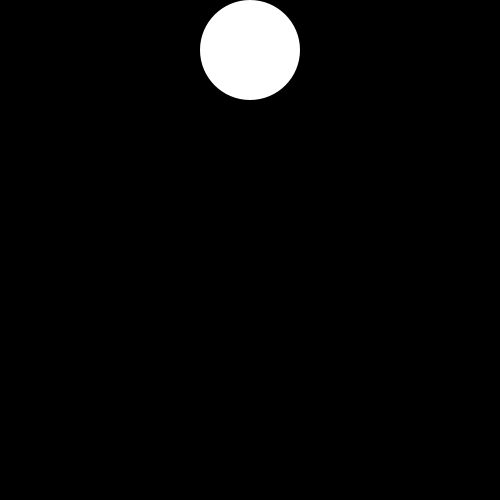
Frame 1 (no input)
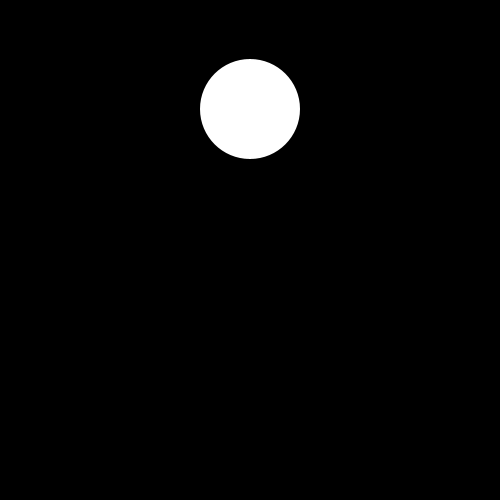
Frame 60 (the mouse pressed at the canvas centre just before this capture)
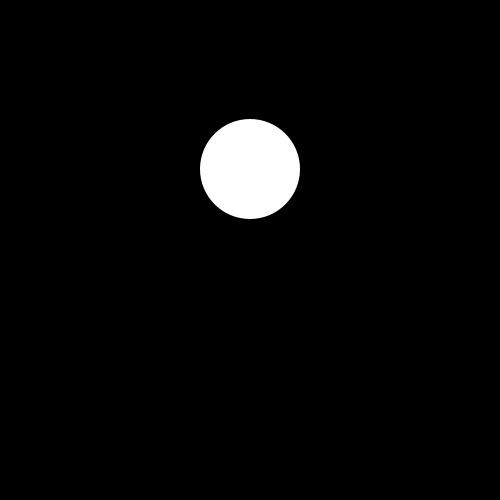
Frame 120 (the mouse held since frame 60 and released just before this capture)

The Processing sketch that drew these frames (run headless with seeded random() and noise(); from frame 60 on, the mouse is pressed at the canvas centre):

// Processing sketch: processing_162934
// ── processing_162934.pde

float y = 50.0;
float speed = 1.0;
float radius = 50.0;

void setup() {
  size(500, 500);
  smooth();
  noStroke();
  ellipseMode(RADIUS);
}

void draw() {
  background(0);
  ellipse(250, y, radius, radius);
  y = y + speed;
  if (y > height-radius) {
    speed = speed *-1;
  if (y < 50){
    speed = speed *1;

  }
}
}
